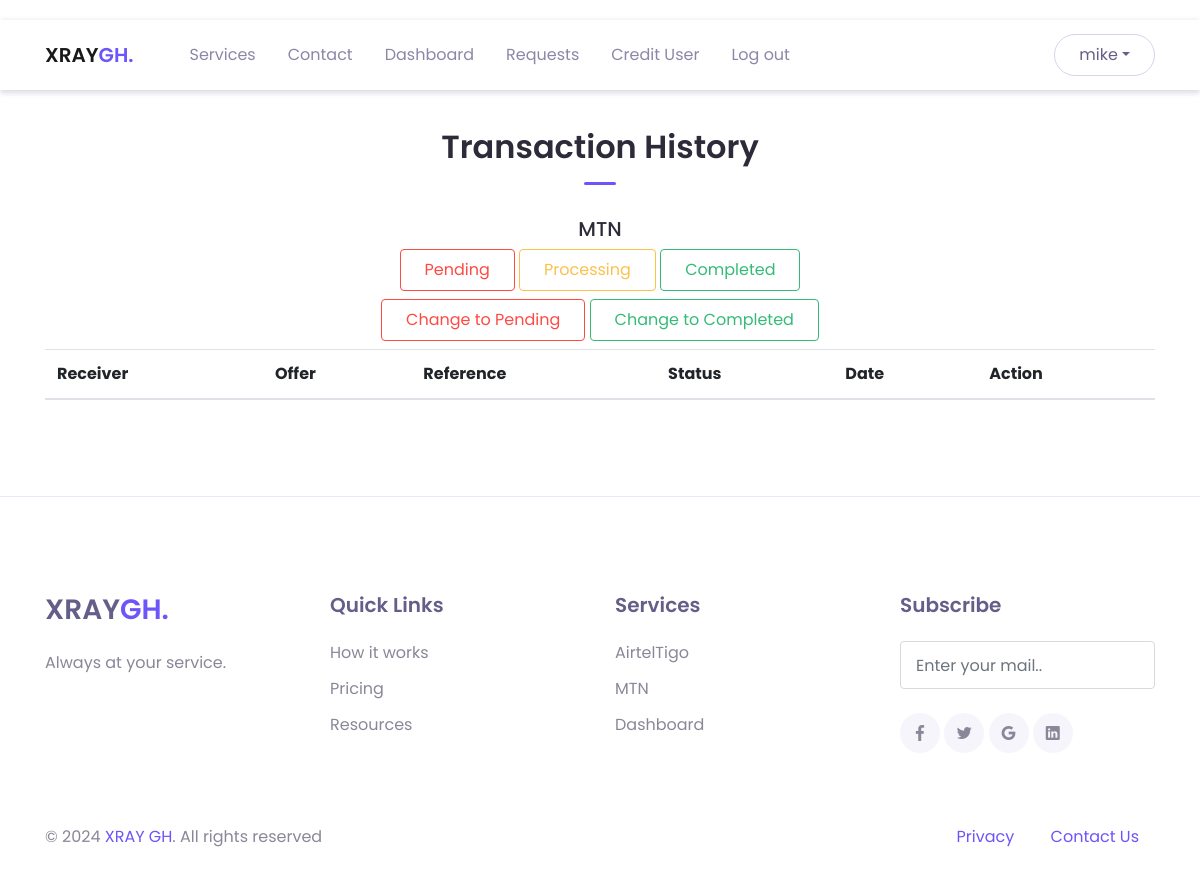
/mtn_admin/Processing (signed in), run on an earlier commit of the app's database.
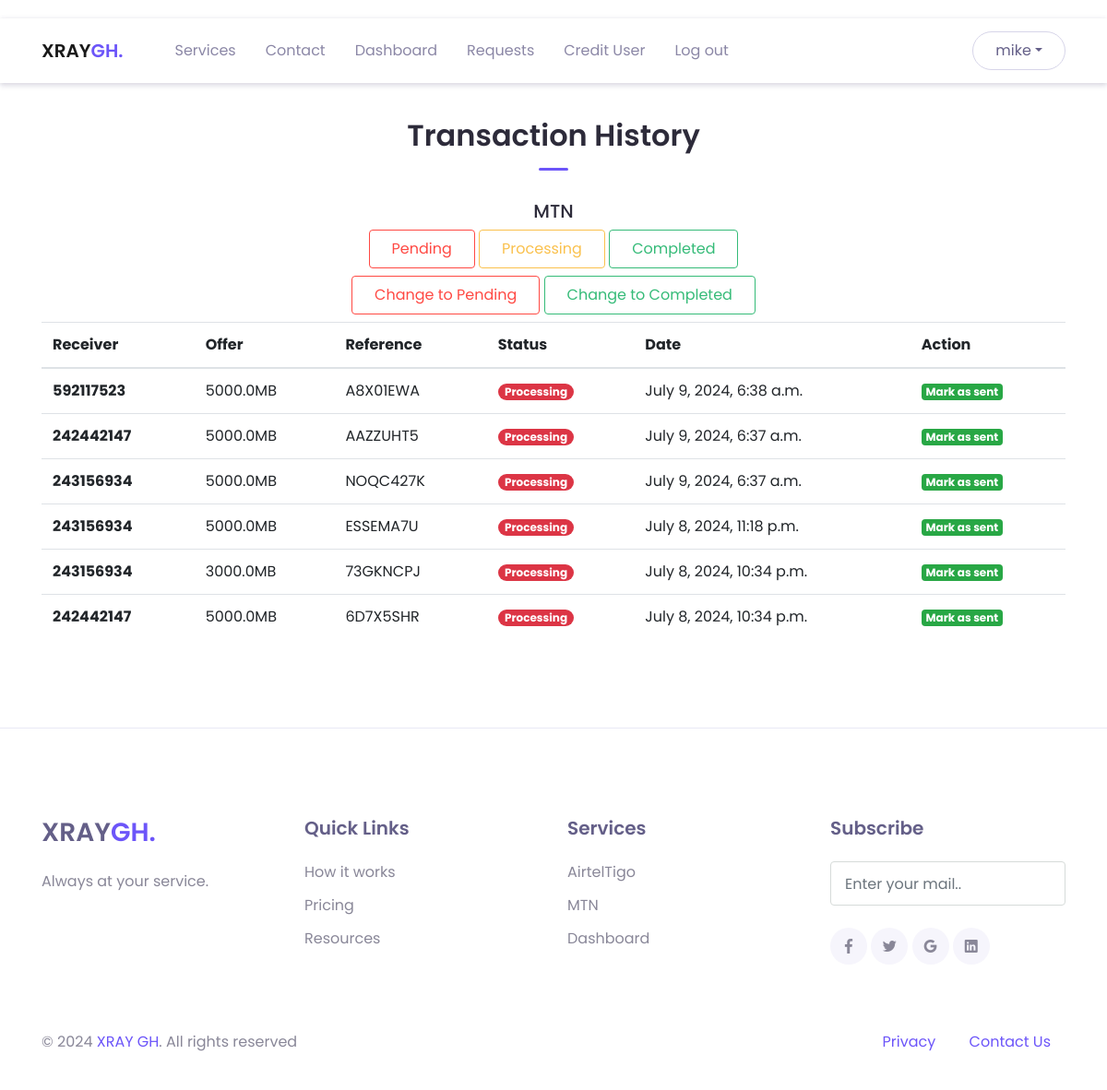
And on a later commit of the database.
### intel_app/models.py (models this page shows, shortened)
class MTNTransaction(models.Model):
    user = models.ForeignKey(CustomUser, on_delete=models.CASCADE)
    bundle_number = models.BigIntegerField(null=False, blank=False)
    offer = models.CharField(max_length=250, null=False, blank=False)
    reference = models.CharField(max_length=20, null=False, blank=True)
    transaction_date = models.DateTimeField(auto_now_add=True)
    choices = (
        ("Pending", "Pending"),
        ("Processing", "Processing"),
        ("Completed", "Completed"),
        ("Failed", "Failed")
    )
    transaction_status = models.CharField(max_length=100, choices=choices, default="Pending")
    description = models.CharField(max_length=500, null=True, blank=True)

### intel_app/views.py (the view, shortened to what this page needs)
# urls.py: path('mtn_admin/<str:status>', views.admin_mtn_history, name='mtn_admin'),
@login_required(login_url='login')
def admin_mtn_history(request, status):
    if request.user.is_staff and request.user.is_superuser:
        all_txns = models.MTNTransaction.objects.filter(transaction_status=status).order_by('-transaction_date')[:800]
        context = {'txns': all_txns, 'status': status}
        return render(request, "layouts/services/mtn_admin.html", context=context)
    else:
        messages.error(request, "Access Denied")
        return redirect('mtn_admin', status=status)

### intel_app/models.py (called while the page is built)
    def __str__(self):
        return self.username

### intel_app/templates/layouts/services/mtn_admin.html (shortened to what this page needs)
{% extends 'base.html' %}
  {% block content %}
  {% include 'inc/header.html' %}
  <header>
    {% include 'inc/header.html' %}
  </header>
  <main>
    <div class="page-section mt-5" id="services">
      <div class="container">
             <div class="text-center">
                <h2 class="title-section">Transaction History</h2>
                <div class="divider mx-auto"></div>
                <h5>MTN</h5>
                <a class="btn btn-outline-danger" href="{% url 'mtn_admin' status='Pending' %}">Pending</a>
                <a class="btn btn-outline-warning" href="{% url 'mtn_admin' status='Processing' %}">Processing</a>
                <a class="btn btn-outline-success" href="{% url 'mtn_admin' status='Completed' %}">Completed</a>
                {% if status == "Processing" %}
                <div class="my-2">
                    <a class="btn btn-outline-danger" href="{% url 'excel_status' status='Processing' to_change_to='Pending' %}">Change to Pending</a>
                    <a class="btn btn-outline-success" href="{% url 'excel_status' status='Processing' to_change_to='Completed' %}">Change
                        to Completed</a>
                    </div>
                {% endif %}
            </div>
            <div class="table-responsive">
                <table id="myTable" class="table">
                    <thead>
                    <tr>
                        <th scope="col">Receiver</th>
                        <th scope="col">Offer</th>
                        <th scope="col">Reference</th>
                        <th scope="col">Status</th>
                        <th scope="col">Date</th>
                        <th scope="col">Action</th>
                    </tr>
                    </thead>
                    <tbody>
                    {% for txn in txns %}
                        <tr>
                            <th scope="row">{{txn.bundle_number}}</th>
                            <td>{{txn.offer}}</td>
                            <td>{{txn.reference}}</td>
                            {% if txn.transaction_status == "Completed" %}
                            <td><span class="badge badge-pill badge-success me-1">{{txn.transaction_status}}</span></td>
                            {% else %}
                            <td><span class="badge badge-pill badge-danger me-1">{{txn.transaction_status}}</span></td>
                            {% endif %}
                            <td>{{txn.transaction_date}}</td>
                            <td><a href="{% url 'mark_as_sent' pk=txn.id %}" class="badge badge-success">Mark as sent</a></td>
                        </tr>
                    {% endfor %}
                    </tbody>
                </table>
            </div>
      </div>
  </div>
  </main>
  {% include 'inc/footer.html' %}
{% endblock %}

What changed in the data, as far as the page shows it:
added MTNTransaction: bundle_number "592117523", offer "5000.0MB", reference "A8X01EWA", transaction_status "Processing", transaction_date "July 9, 2024, 6:38 a.m."
added MTNTransaction: bundle_number "242442147", offer "5000.0MB", reference "AAZZUHT5", transaction_status "Processing", transaction_date "July 9, 2024, 6:37 a.m."
added MTNTransaction: bundle_number "243156934", offer "5000.0MB", reference "NOQC427K", transaction_status "Processing", transaction_date "July 9, 2024, 6:37 a.m."
added MTNTransaction: bundle_number "243156934", offer "5000.0MB", reference "ESSEMA7U", transaction_status "Processing", transaction_date "July 8, 2024, 11:18 p.m."
added MTNTransaction: bundle_number "243156934", offer "3000.0MB", reference "73GKNCPJ", transaction_status "Processing", transaction_date "July 8, 2024, 10:34 p.m."
added MTNTransaction: bundle_number "242442147", offer "5000.0MB", reference "6D7X5SHR", transaction_status "Processing", transaction_date "July 8, 2024, 10:34 p.m."
